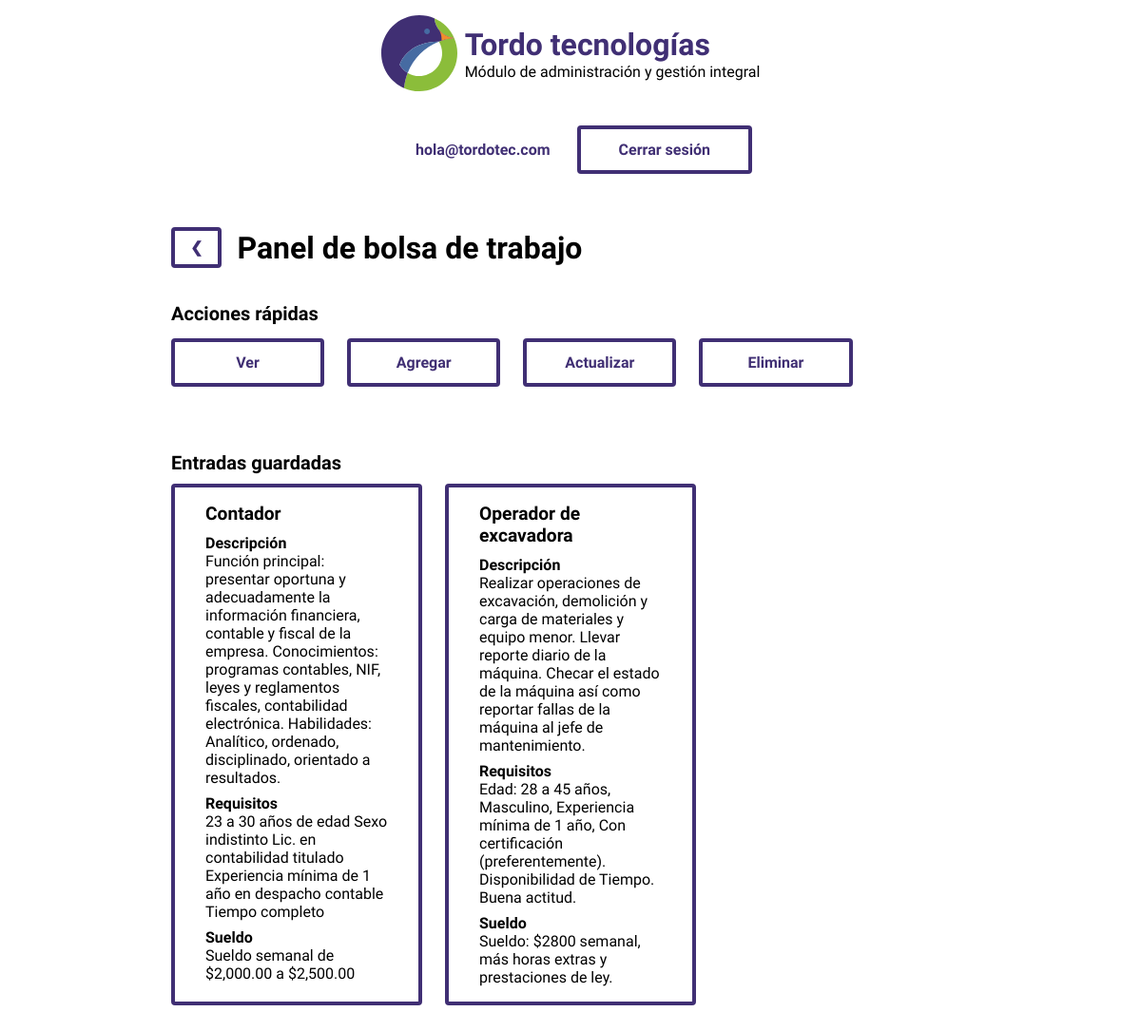
The page /bolsaDeTrabajo.php (signed in) on the database its author committed.
### tables this page shows
CREATE TABLE `bolsatrabajo` (
  `id` int(11) NOT NULL,
  `puesto` tinytext NOT NULL,
  `descripcion` longtext NOT NULL,
  `requisitos` longtext NOT NULL,
  `sueldo` longtext NOT NULL
);

### bolsaDeTrabajo.php (the view, shortened to what this page needs)
<!DOCTYPE html>
<html lang="es-MX">
<head>
    <link rel="stylesheet" href="css/panel.css">
</head>
<body>
    <header>
        <div id="navegacion">
            <div class="logotipo">
                <img id="logo" src="img/icons/logo.svg" alt="Logotipo">
                <div>
                    <h1>Tordo tecnologías</h1>
                    <p>Módulo de administración y gestión integral</p>
                </div>
            </div>
            <nav>
                <p id="usuario"><?php echo $_SESSION["correo"];?></p>
                <a href="php/conexion/cerrar.php" class="boton">Cerrar sesión</a>
            </nav>
        </div>
    </header>
    <section id="acciones">
        <div class="migas">
            <a href="inicio.php" class="boton">&#10094;</a>
            <h2>Panel de bolsa de trabajo</h2>
        </div>
        <h3>Acciones rápidas</h3>
        <div class="gridAcciones">
            <a id="ver" class="boton">Ver</a>
            <a id="agregar" class="boton">Agregar</a>
            <a id="editar" class="boton">Actualizar</a>
            <a id="eliminar" class="boton">Eliminar</a>
        </div>
    </section>
    <section id="panelVer">
        <h3>Entradas guardadas</h3>
        <div class="grid">
            <?php
                include("php/conexion/casper.php");
                $leer = "SELECT * FROM bolsatrabajo";
                $query = $conexion->query($leer);
                if ($query == true) {
                    while ($datos = mysqli_fetch_array($query)) {
                        echo <<<END
                        <div class="tarjeta">
                            <div class="tarjetaCuerpo">
                                <p class="tarjetaTitulo">$datos[1]</p>
                                <p class="tarjetaSubtitulo">Descripción</p>
                                <p class="tarjetaTexto">$datos[2]</p>
                                <p class="tarjetaSubtitulo">Requisitos</p>
                                <p class="tarjetaTexto">$datos[3]</p>
                                <p class="tarjetaSubtitulo">Sueldo</p>
                                <p class="tarjetaTexto">$datos[4]</p>
                            </div>
                        </div>
                        END;
                    }
                }
            ?>
        </div>
    </section>
</body>
</html>
<?php
die();
?>

### css/panel.css (style rules this page uses)
:root { --color_oscuro: rgb(64, 47, 116); --color_claro: rgb(70, 107, 162); --color_enfasis: rgb(139, 189, 58); --color_realce: rgb(240, 142, 45); }
* { margin: 0px; padding: 0px; }
body { font-family: 'Didact Gothic', sans-serif; }
nav { display: flex; flex-direction: column; margin: 1em 0em; align-items: center; align-self: center; }
section { padding: 1em 10vw; }
h1 { font-weight: bold; color: var(--color_oscuro); }
h2 { font-size: 2em; margin-bottom: 0.5em; }
h3 { font-size: 1.25em; margin-bottom: 0.5em; }
a { cursor: pointer; text-decoration: none; }
.migas { display: flex; align-items: center; margin-bottom: 2em; }
.migas > h2 { margin: 0; margin-left: 0.5em; }
.migas > .boton { padding: 0.5em 1em; }
.logotipo { padding: 1em; display: flex; flex-flow: column; align-items: center; }
.logotipo > div { text-align: center; }
.boton { width: fit-content; display: block; background: none; padding: 0.75em 1.5em; margin: 0.25em 0em; text-align: center; font-weight: bold; text-decoration: none; border: 0.25em solid var(--color_oscuro); border-radius: 0.25em; color: var(--color_oscuro); transition: 0.3s; }
.grid { width: 100%; display: grid; grid-template-columns: 1fr; grid-template-rows: auto; grid-gap: 1.5em; }
.gridAcciones { display: grid; grid-template-columns: 1fr 1fr; grid-template-rows: auto; grid-gap: 1.5em; }
.gridAcciones > .boton { width: auto; }
.tarjeta { display: flex; flex-direction: column; overflow: hidden; border: 0.25em solid var(--color_oscuro); border-radius: 0.25em; transition: 0.2s; background: white; }
.tarjetaCuerpo { margin: 1em 0em; padding: 0em 2em; }
.tarjetaTitulo { font-size: 1.2em; font-weight: bold; margin-bottom: 0.5em; }
.tarjetaSubtitulo { font-weight: bold; margin-top: 0.5em; }
#usuario { width: fit-content; display: block; background: none; padding: 0.75em 1.5em; margin: 0.25em 0em; text-align: right ; font-weight: bold; text-decoration: none; border: 0.25em solid white; border-radius: 0.25em; color: var(--color_oscuro); }
#navegacion { width: 100%; display: flex; flex-flow: column; align-items: center; }
#logo { width: 5em; margin-right: 0.5em; }
@media screen and (min-width: 720px) { nav { flex-flow: row; } }
@media screen and (min-width: 720px) { section { padding: 1em 10vw; } }
@media screen and (min-width: 720px) { .boton { padding: .75em 2.5em; } }
@media screen and (min-width: 720px) { .grid { grid-template-columns: 1fr 1fr; } }
@media screen and (min-width: 720px) { .logotipo { display: flex; flex-flow: row; } }
@media screen and (min-width: 720px) { .logotipo > div { text-align: left; } }
@media screen and (min-width: 1020px) { section { padding: 2em 15vw; } }
@media screen and (min-width: 1020px) { .grid { grid-template-columns: 1fr 1fr 1fr; } }
@media screen and (min-width: 1020px) { .gridAcciones { display: grid; grid-template-columns: 1fr 1fr 1fr 1fr; grid-template-rows: auto; grid-gap: 1.5em; width: fit-content; } }

### rows shown on the page
bolsatrabajo: puesto "Contador", descripcion "Función principal: presentar oportuna y adecuadamente la información financiera, contable y fiscal de la empresa. Conocimientos: programas contables, NIF, leyes y reglamentos fiscales, contabilidad electrónica. Habilidades: Analítico, ordenado, disciplinado, orientado a resultados.", requisitos "23 a 30 años de edad Sexo indistinto Lic. en contabilidad titulado Experiencia mínima de 1 año en despacho contable Tiempo completo", sueldo "Sueldo semanal de $2,000.00 a $2,500.00"
bolsatrabajo: puesto "Operador de excavadora", descripcion "Realizar operaciones de excavación, demolición y carga de materiales y equipo menor. Llevar reporte diario de la máquina. Checar el estado de la máquina así como reportar fallas de la máquina al jefe de mantenimiento.", requisitos "Edad: 28 a 45 años, Masculino, Experiencia mínima de 1 año, Con certificación (preferentemente). Disponibilidad de Tiempo. Buena actitud.", sueldo "Sueldo: $2800 semanal, más horas extras y prestaciones de ley."

### other values the page prints
$_SESSION["correo"] "hola@tordotec.com"
